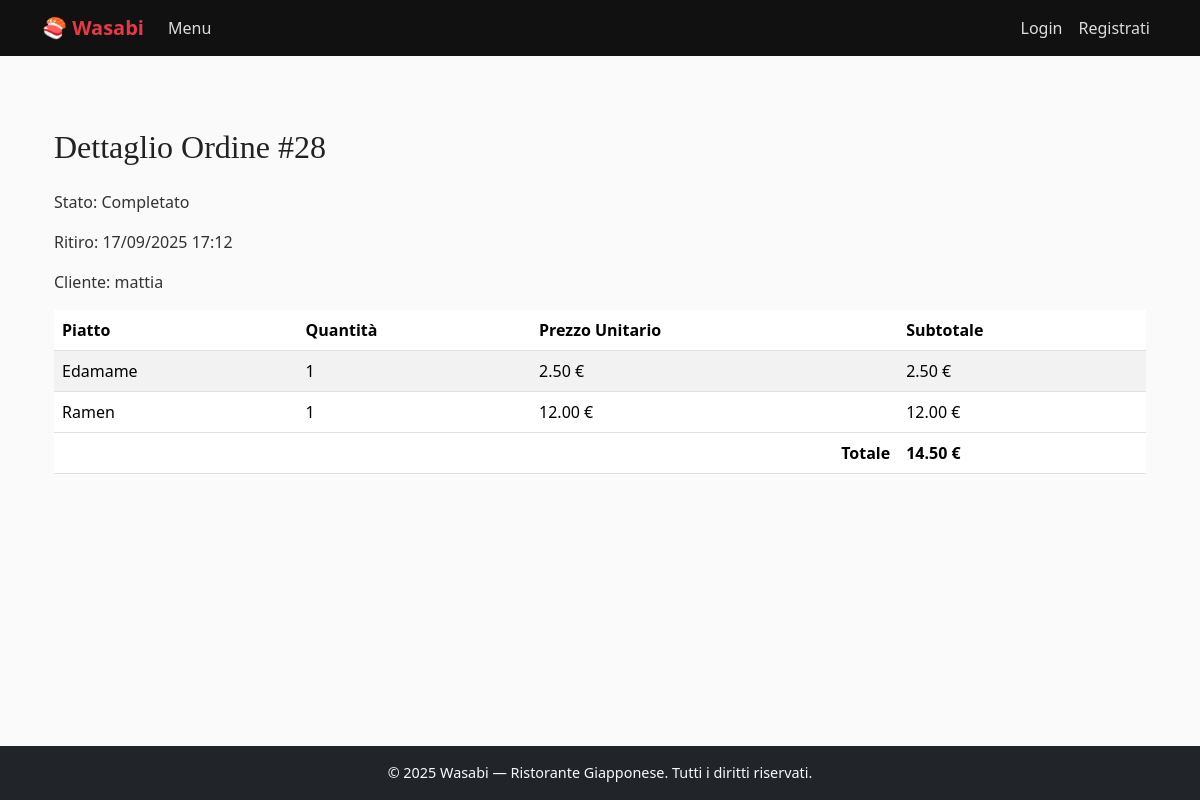
Screenshot of /takeaway/ordine/28/ with the database file from the repository.
### takeaway/models.py (models this page shows, shortened)
class Ordine(models.Model):
    STATUS_CHOICES = [
        ('pending', 'In attesa'),
        ('completed', 'Completato'),
        ('cancelled', 'Cancellato'),
    ]
    cliente = models.ForeignKey(User, on_delete=models.CASCADE)
    orario_ritiro = models.DateTimeField()
    stato = models.CharField(max_length=20, choices=STATUS_CHOICES, default='pending')
    creato_il = models.DateTimeField(auto_now_add=True)
    sconto = models.DecimalField(max_digits=6, decimal_places=2, default=0)
    def totale(self):
        return sum(piatto.subtotale() for piatto in self.piatti.all())

class PiattoOrdine(models.Model):
    ordine = models.ForeignKey(Ordine, related_name="piatti", on_delete=models.CASCADE)
    piatto = models.ForeignKey(Piatto, on_delete=models.CASCADE)
    quantita = models.PositiveIntegerField(default=1)
    prezzo_unitario = models.DecimalField(max_digits=6, decimal_places=2) # Anche se cambia il prezzo del piatto, nell'ordine rimane uguale
    def subtotale(self):
        return self.prezzo_unitario * self.quantita

class Piatto(models.Model):
    PORTATA_CHOICES = [
        ('antipasto', 'Antipasto'),
        ('primo', 'Primo'),
        ('secondo', 'Secondo'),
        ('dessert', 'Dessert'),
    ]
    INGREDIENTI_CHOICES = [
        ('carne', 'Carne'),
        ('pesce', 'Pesce'),
        ('vegano', 'Vegano'),
        ('vegetariano', 'Vegetariano'),
    ]
    nome = models.CharField(max_length=100)
    descrizione = models.TextField()
    prezzo = models.DecimalField(max_digits=6, decimal_places=2)
    portata = models.CharField(max_length=20, choices=PORTATA_CHOICES, default='primo')
    ingredienti = models.CharField(max_length=20, choices=INGREDIENTI_CHOICES, default='carne')
    foto = models.ImageField(upload_to='piatti/', blank=True, null=True)
    class Meta:
        verbose_name_plural = "Piatti"

### takeaway/views.py (the view)
# urls.py: path('ordine/<int:pk>/', OrdineDetailView.as_view(), name='ordine'),
class OrdineDetailView(GroupRequiredMixin, DetailView):
    group_required = ["Clienti", "Dipendenti"]
    model = Ordine
    template_name = 'takeaway/ordine/ordine_detail.html'
    context_object_name = 'ordine'

### takeaway/templates/takeaway/ordine/ordine_detail.html (shortened to what this page needs)
{% extends "base.html" %}
{% load static %}
{% block content %}
  <div class="container py-5">
    <h2 class="mb-4">Dettaglio Ordine #{{ ordine.id }}</h2>
    <p>Stato: {{ ordine.get_stato_display }}</p>
    <p>Ritiro: {{ ordine.orario_ritiro|date:"d/m/Y H:i" }}</p>
    {% if not "Clienti" in user.groups.all.0.name %}
        <p>Cliente: {{ ordine.cliente }}</p>
    {% endif %}
    <table class="table table-striped">
        <thead>
            <tr>
                <th>Piatto</th>
                <th>Quantità</th>
                <th>Prezzo Unitario</th>
                <th>Subtotale</th>
            </tr>
        </thead>
        <tbody>
            {% for piatto in ordine.piatti.all %}
            <tr>
                <td>{{ piatto.piatto.nome }}</td>
                <td>{{ piatto.quantita }}</td>
                <td>{{ piatto.prezzo_unitario|floatformat:2 }} &euro;</td>
                <td>{{ piatto.subtotale|floatformat:2 }} &euro;</td>
            </tr>
            {% endfor %}
        </tbody>
        <tfoot>
            <tr>
                <th colspan="3" class="text-end">Totale</th>
                <th>{{ ordine.totale|floatformat:2 }} &euro;</th>
            </tr>
        </tfoot>
    </table>
  </div>
{% endblock %}

### static/css/style.css (style rules this page uses)
body { font-family: 'Segoe UI', Tahoma, Geneva, Verdana, sans-serif; background-color: #fafafa; color: #333; }
h1, h2, h3, h4, h5 { font-family: 'Georgia', serif; color: #222; }

### rows the page displays
Ordine: id "28", stato "Completato", orario_ritiro "17/09/2025 17:12", cliente "mattia", totale "14.50"
PiattoOrdine: piatto.nome "Edamame", quantita "1", prezzo_unitario "2.50", subtotale "2.50"
PiattoOrdine: piatto.nome "Ramen", quantita "1", prezzo_unitario "12.00", subtotale "12.00"
